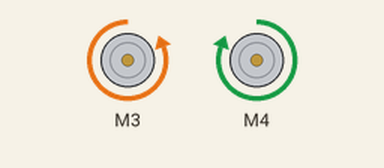
Recording of a sketch running on a simulated Arduino Uno, built with avr-gcc and run on an emulated ATmega328P. On the bench: 2 × DC motor (green arrow = forward, orange = backward, longer = faster).

Above: at 0.5 s.
At 6.5 s:
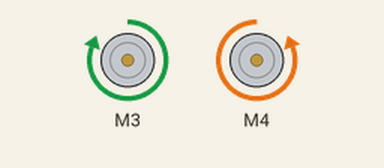
At 9.5 s:
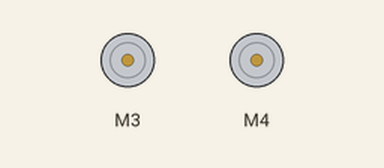
Timing chart, 0 to 15.6 s (numbered marks = the images above):
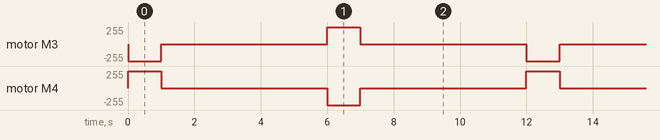

The sketch:

DriveTest.ino
```cpp
#include <AFMotor.h>
#include <Drive.h>

Drive drive;
void setup() {

}

void loop() {
  // put your main code here, to run repeatedly:
  drive.left(1);
  delay(5000);
  drive.right(1);
  delay(5000);
}
```

Measured:
- by itself, motor M3: repeats every 12.0 s: stopped 5.0 s, forward 255/255 1.0 s, stopped 5.0 s, backward 255/255 1.0 s
- by itself, motor M4: repeats every 12.0 s: stopped 5.0 s, backward 255/255 1.0 s, stopped 5.0 s, forward 255/255 1.0 s
